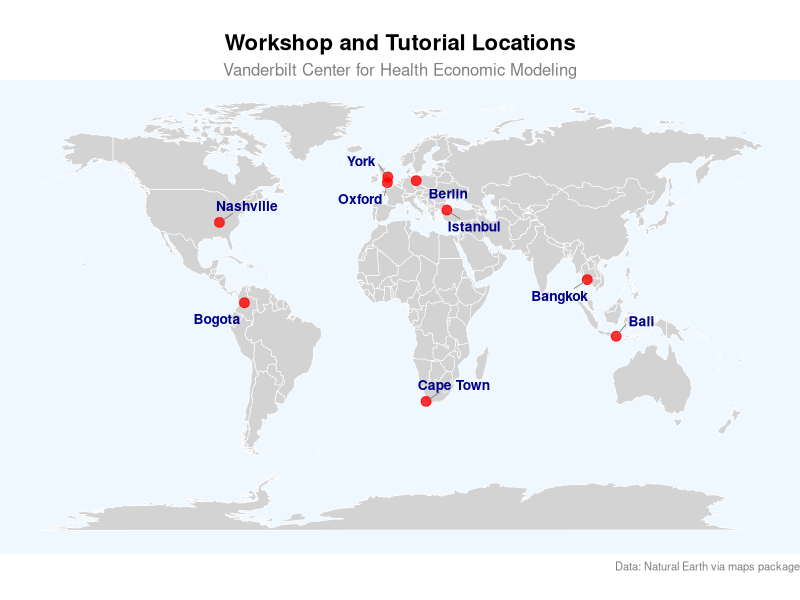

Write R code to recreate this figure.
## ---- chunk 1
library(knitr)
library(kableExtra)
## ---- chunk 2
#| echo: false
#| warning: false
#| message: false
#| fig-width: 10
# Load required libraries
library(ggplot2)
library(maps)
library(dplyr)
library(ggrepel)

# Create a data frame with city coordinates
cities <- data.frame(
  city = c("Bangkok", "Berlin", "Istanbul", "Cape Town", "Bogota", 
           "Nashville", "Oxford", "Bali", "York"),
  country = c("Thailand", "Germany", "Turkey", "South Africa", "Colombia",
              "Tennessee, USA", "UK", "Indonesia", "UK"),
  lat = c(13.7563, 52.5200, 41.0082, -33.9249, 4.7110, 
          36.1627, 51.7520, -8.4095, 53.9590),
  lon = c(100.5018, 13.4050, 28.9784, 18.4241, -74.0721, 
          -86.7816, -1.2577, 115.1889, -1.0873)
)

# Get world map data
world_map <- map_data("world")

# Create the plot
world_cities_map <- ggplot() +
  # Add world map
  geom_polygon(data = world_map, 
               aes(x = long, y = lat, group = group), 
               fill = "lightgray", 
               color = "white", 
               size = 0.2) +
  
  # Add city points
  geom_point(data = cities, 
             aes(x = lon, y = lat), 
             color = "red", 
             size = 3, 
             alpha = 0.8) +
  
  # Add city labels with ggrepel to avoid overlapping
  geom_text_repel(data = cities, 
                  aes(x = lon, y = lat, label = city), 
                  size = 3.5, 
                  color = "darkblue", 
                  fontface = "bold",
                  box.padding = 0.5,
                  point.padding = 0.3,
                  segment.color = "gray50",
                  segment.size = 0.3) +
  
  # Customize the plot
  labs(title = "Workshop and Tutorial Locations",
       subtitle = "Vanderbilt Center for Health Economic Modeling",
       caption = "Data: Natural Earth via maps package") +
  
  # Use a nice projection and remove axis labels
  coord_fixed(1.3) +
  theme_void() +
  theme(
    plot.title = element_text(size = 16, face = "bold", hjust = 0.5),
    plot.subtitle = element_text(size = 12, hjust = 0.5, color = "gray50"),
    plot.caption = element_text(size = 8, color = "gray50"),
    plot.background = element_rect(fill = "white", color = NA),
    panel.background = element_rect(fill = "aliceblue", color = NA)
  )

# Display the plot
#print(world_cities_map)

# Optional: Save the plot
ggsave(here::here("content/images/vchem_cities_map.png"), plot = world_cities_map,
       width = 12, height = 8, dpi = 300, bg = "white")

# Health State: #6A6599FF
# Transition: #00A1D5FF
# Trajectory: #B24745FF
# Resource: #79AF97FF
# Event: #F44336
## ---- chunk 3
# Create the data frame
errors_table <- data.frame(
  `Error Type` = c("Structural", "Estimation and sampling", "Integration", "Stochastic", "Embedding", "Truncation"),
  `DEQ` = c("✓", "✓", "", "", "", ""),
  `MRKCHRT` = c("✓", "✓", "✓", "", "✓", ""),
  `MICROSIM` = c("✓", "✓", "✓", "✓", "✓", "✓"),
  `DES` = c("✓", "✓", "", "✓", "", "")
)
## ---- chunk 4
# Create the table with kable and kableExtra
kable(errors_table[1,], 
      col.names = c("Error Type", "DEQ", "MRKCHRT", "MICROSIM", "DES")
     ) %>%
  kable_styling(bootstrap_options = c("striped", "hover", "condensed", "responsive"),
                full_width = FALSE) %>%
  add_header_above(c(" " = 1, "Deterministic Models" = 2, "Stochastic Models" = 2)) %>%
  column_spec(1, bold = TRUE, width = "2cm") %>%
  column_spec(2:5, width = "1.5cm") %>% 
  row_spec(1,  color = "dodgerblue")
## ---- chunk 5
# Create the table with kable and kableExtra
kable(errors_table[1:2,], 
      col.names = c("Error Type", "DEQ", "MRKCHRT", "MICROSIM", "DES")
     ) %>%
  kable_styling(bootstrap_options = c("striped", "hover", "condensed", "responsive"),
                full_width = FALSE) %>%
  add_header_above(c(" " = 1, "Deterministic Models" = 2, "Stochastic Models" = 2)) %>%
  column_spec(1, bold = TRUE, width = "2cm") %>%
  column_spec(2:5, width = "1.5cm")  %>% 
  row_spec(2,  color = "dodgerblue")
## ---- chunk 6
# Create the table with kable and kableExtra
kable(errors_table[1:3,], 
      col.names = c("Error Type", "DEQ", "MRKCHRT", "MICROSIM", "DES")
     ) %>%
  kable_styling(bootstrap_options = c("striped", "hover", "condensed", "responsive"),
                full_width = FALSE) %>%
  add_header_above(c(" " = 1, "Deterministic Models" = 2, "Stochastic Models" = 2)) %>%
  column_spec(1, bold = TRUE, width = "2cm") %>%
  column_spec(2:5, width = "1.5cm")  %>% 
  row_spec(3,  color = "dodgerblue")
## ---- chunk 7
# Create the table with kable and kableExtra
kable(errors_table[1:4,], 
      col.names = c("Error Type", "DEQ", "MRKCHRT", "MICROSIM", "DES")
     ) %>%
  kable_styling(bootstrap_options = c("striped", "hover", "condensed", "responsive"),
                full_width = FALSE) %>%
  add_header_above(c(" " = 1, "Deterministic Models" = 2, "Stochastic Models" = 2)) %>%
  column_spec(1, bold = TRUE, width = "2cm") %>%
  column_spec(2:5, width = "1.5cm") %>% 
  row_spec(4,  color = "dodgerblue")
## ---- chunk 8
# Create the table with kable and kableExtra
kable(errors_table[1:5,], 
      col.names = c("Error Type", "DEQ", "MRKCHRT", "MICROSIM", "DES")
     ) %>%
  kable_styling(bootstrap_options = c("striped", "hover", "condensed", "responsive"),
                full_width = FALSE) %>%
  add_header_above(c(" " = 1, "Deterministic Models" = 2, "Stochastic Models" = 2)) %>%
  column_spec(1, bold = TRUE, width = "2cm") %>%
  column_spec(2:5, width = "1.5cm") %>% 
  row_spec(5,  color = "dodgerblue")
## ---- chunk 9
# Create the table with kable and kableExtra
kable(errors_table[,], 
      col.names = c("Error Type", "DEQ", "MRKCHRT", "MICROSIM", "DES")
     ) %>%
  kable_styling(bootstrap_options = c("striped", "hover", "condensed", "responsive"),
                full_width = FALSE) %>%
  add_header_above(c(" " = 1, "Deterministic Models" = 2, "Stochastic Models" = 2)) %>%
  column_spec(1, bold = TRUE, width = "2cm") %>%
  column_spec(2:5, width = "1.5cm") %>% 
  row_spec(6,  color = "dodgerblue")
